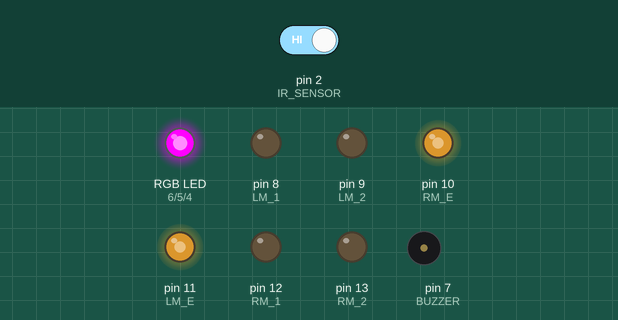
A sketch run on a simulated Arduino Uno, built with avr-gcc and run on an emulated ATmega328P. Parts: an RGB LED mixed from three pins (HIGH = lit), output pins drawn as LEDs (lit = HIGH), buzzer (waves = sounding, pin HIGH). The test bench sets the inputs (shaded band); at power-on: pin 2 (IR_SENSOR) HIGH.

Above: at 1.2 s.
1.3 s: pin 2 (IR_SENSOR) driven LOW
At 2.5 s:
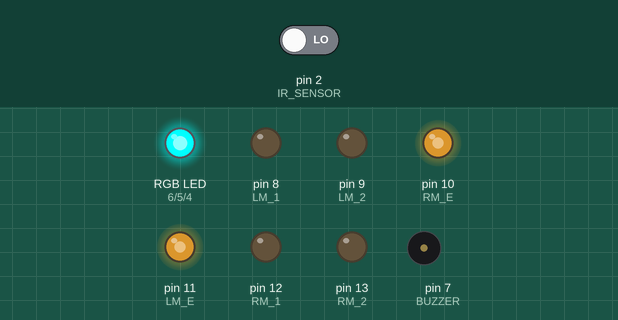
2.8 s: pin 2 (IR_SENSOR) driven HIGH
At 3.8 s:
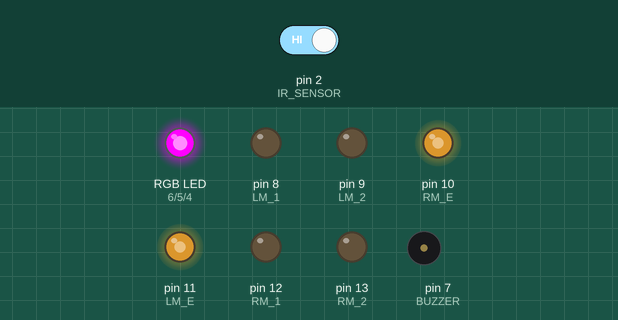
Timing chart, 0 to 5.8 s (numbered marks = the images above; inputs shaded):
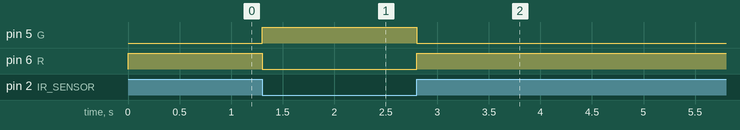

The sketch:

GTI.ino
```cpp
#define IR_SENSOR 2
#define R 6
#define G 5
#define B 4
#define R_S A0
#define C_S A1
#define L_S A2
#define BUZZER 7
#define RM_1 12
#define RM_2 13
#define LM_1 8
#define LM_2 9
#define RM_E 10
#define LM_E 11

int sensor_limit = 350;
int dir = 1;
bool r_s, c_s, l_s;
String sensor;
int node = 0;

void setup() {
  // put your setup code here, to run once:
  Serial.begin(9600);
  pinMode(IR_SENSOR, INPUT);
  pinMode(BUZZER, OUTPUT);
  pinMode(R, OUTPUT);
  pinMode(G, OUTPUT);
  pinMode(B, OUTPUT);
  pinMode(RM_1, OUTPUT);
  pinMode(RM_2, OUTPUT);
  pinMode(LM_1, OUTPUT);
  pinMode(LM_2, OUTPUT);
  leds_off();
  set_speed(175, 175);
}

void set_speed(int l_v, int r_v) {
  analogWrite(LM_E, l_v);
  analogWrite(RM_E, r_v);
}

void forward() {
  digitalWrite(LM_1, LOW);
  digitalWrite(LM_2, HIGH);
  digitalWrite(RM_1, HIGH);
  digitalWrite(RM_2, LOW);
}

void reverse() {
  digitalWrite(LM_1, HIGH);
  digitalWrite(LM_2, LOW);
  digitalWrite(RM_1, LOW);
  digitalWrite(RM_2, HIGH);
}

void halt() {
  digitalWrite(LM_1, LOW);
  digitalWrite(LM_2, LOW);
  digitalWrite(RM_1, LOW);
  digitalWrite(RM_2, LOW);
}
void turn_right() {
  digitalWrite(LM_1, LOW);
  digitalWrite(LM_2, HIGH);
  digitalWrite(RM_1, LOW);
  digitalWrite(RM_2, HIGH);
}

void turn_left() {
  digitalWrite(LM_1, HIGH);
  digitalWrite(LM_2, LOW);
  digitalWrite(RM_1, HIGH);
  digitalWrite(RM_2, LOW);
}

void soft_right() {
  digitalWrite(LM_1, LOW);
  digitalWrite(LM_2, HIGH);
  digitalWrite(RM_1, LOW);
  digitalWrite(RM_2, LOW);
}

void soft_left() {
  digitalWrite(LM_1, LOW);
  digitalWrite(LM_2, LOW);
  digitalWrite(RM_1, HIGH);
  digitalWrite(RM_2, LOW);
}

void mild_right() {
  digitalWrite(LM_1, LOW);
  digitalWrite(LM_2, LOW);
  digitalWrite(RM_1, LOW);
  digitalWrite(RM_2, HIGH);
}

void mild_left() {
  digitalWrite(LM_1, HIGH);
  digitalWrite(LM_2, LOW);
  digitalWrite(RM_1, LOW);
  digitalWrite(RM_2, LOW);
}

void sensor_check() {
  r_s = analogRead(R_S) < sensor_limit ? 1 : 0;
  c_s = analogRead(C_S) < sensor_limit ? 1 : 0;
  l_s = analogRead(L_S) < sensor_limit ? 1 : 0;
  sensor = String(l_s) + String(c_s) + String(r_s);
  Serial.println(sensor);
}

void buzzer_on() {
  digitalWrite(BUZZER, HIGH);
}

void buzzer_off() {
  digitalWrite(BUZZER, LOW);
}

void red_on() {
  digitalWrite(R, LOW);
  digitalWrite(G, HIGH);
  digitalWrite(B, HIGH);
}

void green_on() {
  digitalWrite(R, HIGH);
  digitalWrite(G, LOW);
  digitalWrite(B, HIGH);
}

void blue_on() {
  digitalWrite(R, HIGH);
  digitalWrite(G, HIGH);
  digitalWrite(B, LOW);
}

void leds_off() {
  digitalWrite(R, HIGH);
  digitalWrite(G, HIGH);
  digitalWrite(B, HIGH);
}


void line_follow_1() {
  sensor_check();
  while (sensor != "000") {
    sensor_check();
    if (sensor == "101") {
      forward();
    } else if (sensor == "100") {
      mild_right();
    } else if (sensor == "110") {
      turn_right();
      dir = 2;
    } else if (sensor == "001") {
      mild_left();
    } else if (sensor == "011") {
      turn_left();
      dir = 0;
    } else if (sensor == "111") {
      if (dir == 2) {
        soft_right();
        dir = 1;
      } else if (dir == 0) {
        soft_left();
        dir = 1;
      } else {
        dir = 1;
      }
    } else if (sensor == "000") {
      forward();
      buzzer_on();
      red_on();
      delay(500);
      buzzer_off();
      leds_off();
      node = node + 1;
      Serial.print("node: ");
      Serial.println(node);


      sensor_check();
      if (node == 1) {
        if(ir_check) {
          red_on();
          delay(200);
          leds_off();
          forward();
        }
        forward();
        delay(500);  // Add a delay to ensure it's moving forward properly
        sensor_check();
      } else if (node == 2) {
        // Turn right and re-align after node 2
        turn_right();
        delay(500);  // Adjust delay as needed
        sensor_check();
        while (sensor != "101") {
          mild_right();  // Gradual right to align with the line
          sensor_check();
        }
        forward();  // Move forward after aligning
      } else if (node == 3) {
        // Turn left and re-align after node 3
        turn_left();
        delay(500);  // Adjust delay as needed
        sensor_check();
        while (sensor != "101") {
          mild_left();  // Gradual left to align with the line
          sensor_check();
        }
        forward();  // Move forward after aligning
      } else if (node == 4) {
        // Turn left and re-align after node 3
        turn_left();
        delay(500);  // Adjust delay as needed
        sensor_check();
        while (sensor != "101") {
          mild_left();  // Gradual left to align with the line
          sensor_check();
        }
        forward();  // Move forward after aligning
      } else if (node == 6) {
        // Turn left and re-align after node 3
        turn_left();
        delay(500);  // Adjust delay as needed
        sensor_check();
        while (sensor != "101") {
          mild_left();  // Gradual left to align with the line
          sensor_check();
        }
        forward();  // Move forward after aligning
      } else if (node == 10) {
        // Turn left and re-align after node 3
        turn_left();
        delay(500);  // Adjust delay as needed
        sensor_check();
        while (sensor != "101") {
          mild_left();  // Gradual left to align with the line
          sensor_check();
        }
        forward();  // Move forward after aligning
      } else if (node == 12) {
        // Turn left and re-align after node 3
        turn_left();
        delay(500);  // Adjust delay as needed
        sensor_check();
        while (sensor != "101") {
          mild_left();  // Gradual left to align with the line
          sensor_check();
        }
        forward();  // Move forward after aligning
      } else if (node == 13) {
        // Turn left and re-align after node 3
        turn_left();
        delay(500);  // Adjust delay as needed
        sensor_check();
        while (sensor != "101") {
          mild_left();  // Gradual left to align with the line
          sensor_check();
        }
        forward();  // Move forward after aligning
      } else if (node == 14) {
        // Turn right and re-align after node 2
        turn_right();
        delay(500);  // Adjust delay as needed
        sensor_check();
        while (sensor != "101") {
          mild_right();  // Gradual right to align with the line
          sensor_check();
        }
        forward();
      } else if (node == 16) {
        //set_speed(0,0);
        halt();
      }
    }
  }
}


void move_check() {
  //write your code here
  forward();
  Serial.println("FWD");
  delay(4000);
  reverse();
  Serial.println("REV");
  delay(4000);
  turn_right();
  Serial.println("RIGHT");
  delay(4000);
  turn_left();
  Serial.println("LEFT");
  delay(4000);
}

int ir_check() {
  if (digitalRead(IR_SENSOR) == LOW) {
    red_on();                            //obstacle detected
    return 1;
  } else {
    green_on();                            //No obstacle
    return 0;
  }
}
void run_task() {
  line_follow_1();
}

void rgb_check() {
  red_on();
  delay(1000);
  green_on();
  delay(1000);
  blue_on();
  delay(1000);
  leds_off();
  delay(1000);
}

void array_display() {
  Serial.println(String(analogRead(A2)) + "\t" + String(analogRead(A1)) + "\t" + String(analogRead(A0)));
  delay(100);
}
void loop() {
  // put your main code here, to run repeatedly:
  //run_task();
  int x = ir_check();
  //Serial.println(String(analogRead(A2)) + "\t" + String(analogRead(A1)) + "\t" + String(analogRead(A0)));
  //delay(100);
  //line_follow();
  // rgb_check();
  // ir_check();
  //sensor_check();
}
```

Measured:
- after the input at 1.3 s, pin 5 (G): LOW → HIGH at once; pin 6 (R): HIGH → LOW at once
- after the input at 2.8 s, pin 5 (G): HIGH → LOW at once; pin 6 (R): LOW → HIGH at once
